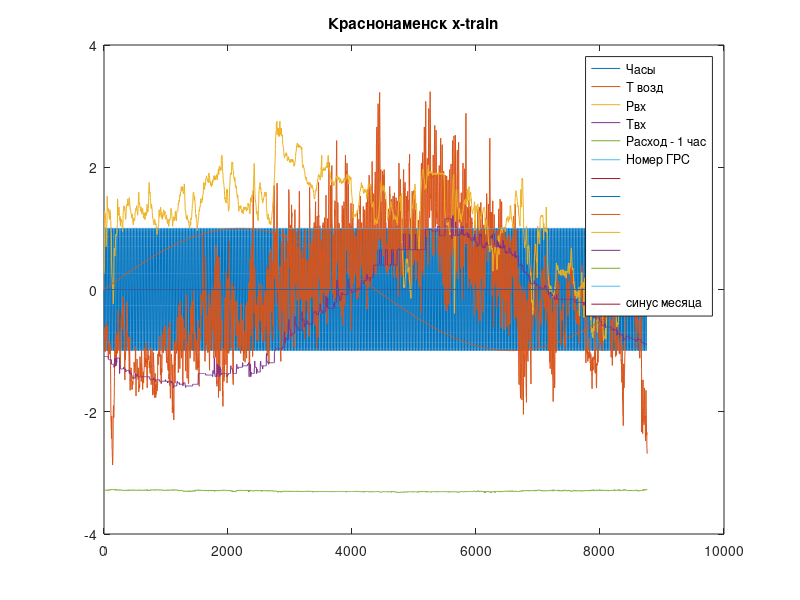
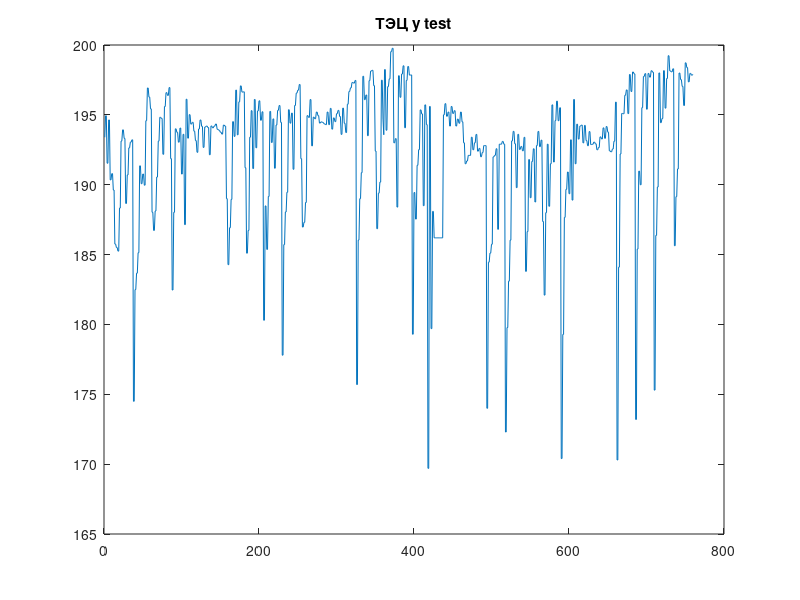

Recreate these plots in MATLAB, in order. (Note: this script raises an error after producing the figures.)
%скрипт для обучения нейросети для ГРС
clear
%%
load x_9
load temper
load data_zelenograds
load data_Kaliningrad_1
load data_Kaliningrad_2
load data_sovetsk %соединенный
load dataGIS
load data_tec2
%% конкатенируем температуру и Х
for i = 1:4
    x{i} = [t1';x{i}]; %'
end
%%
% idx = [idx_1,idx_2,idx_3,idx_4,idx_3_1,idx_3_2,idx_3_4,idx_3_6,idx_5_1,idx_5_2,idx_8_1,idx_8_2];
% for i = 5:16
%     x{i} = [t1(1:idx(i-4),2)';x{i}];
%     x{i} = [t1(1:idx(i-4),1)';x{i}];
% end
%%    
%%
x{5} = [t1(1:idx_1,2)';x{5}]; %
x{5} = [t1(1:idx_1,1)';x{5}]; %
x{6} = [t1(idx_2:end,2)';x{6}]; %
x{6} = [t1(idx_2:end,1)';x{6}]; %
x{7} = [t1(1:idx_3,2)';x{7}]; %
x{7} = [t1(1:idx_3,1)';x{7}]; %
x{8} = [t1(idx_4:end,2)';x{8}]; %
x{8} = [t1(idx_4:end,1)';x{8}]; %
x{9} = [t1(1:idx_3_1,2)';x{9}]; %
x{9} = [t1(1:idx_3_1,1)';x{9}]; %
x{10} = [t1(idx_3_2+1:idx_3_3,2)';x{10}]; %
x{10} = [t1(idx_3_2+1:idx_3_3,1)';x{10}]; %
x{11} = [t1(idx_3_4+1:idx_3_5,2)';x{11}]; %
x{11} = [t1(idx_3_4+1:idx_3_5,1)';x{11}]; %
x{12} = [t1(idx_3_6:end,2)';x{12}]; %
x{12} = [t1(idx_3_6:end,1)';x{12}]; %
x{13} = [t1(1:idx_5_1,2)';x{13}]; %
x{13} = [t1(1:idx_5_1,1)';x{13}]; %
x{14} = [t1(idx_5_2:end,2)';x{14}]; %
x{14} = [t1(idx_5_2:end,1)';x{14}]; %
x{15} = [t1(1:idx_8_1,2)';x{15}]; %
x{15} = [t1(1:idx_8_1,1)';x{15}]; %
x{16} = [t1(idx_8_2:end,2)';x{16}]; %
x{16} = [t1(idx_8_2:end,1)';x{16}]; %
%% можно удалить какие-то переменные на входе
for i = 1:numel(x)-2 % для грс
    x{i}([4,6],:) = []; % удаляем переменные на входе. 1 - Часы, 2 - Т возд, 3-Рвх, 4 - Рвых, 5 - Твых, 6 - Q Расход
end
%%
for i = numel(x)-1:numel(x) % для гис
    x{i}([2,3],:) = []; % удаляем переменные на входе. 1 - Часы, 2 - Т возд, 3-Рвх, 4 - Рвых, 5 - Твых, 6 - Q Расход
end
%%
x{17} = [t1,t9]';
%%
for i = 1:numel(x)
    x{i}(1,:) = sin(x{i}(1,:)/24*2*pi);% замена дней на синус дней
    x{i}(end+1,:) = sin((1:numel(x{i}(1,:)))/numel(x{i}(1,:))*2*pi);%добавили строку, означающую месяц и взяли сиинус
end

%% формируем строку ответов, это расход
for i = 1:numel(x)
     y{i} = x{i}(5,1:end);
end
%% подали выходную переменную саму на себя, сдвинув на 1 шаг
for i = 1:numel(x)
    x{i}(5,1:end-1) = x{i}(5,2:end);
    %было x{i} = [x{i}(:,2:end)];
end
%% формируем обучающую и тестовую выборки, сначала берем первые 3 ячейки целиком,потому что в 4-й будем отделять часть данных для тестовой выборки
x_train = x(1:16);% обучающая выборка для входного параметра, первые 3 ГРС
y_train = y(1:16); % обучающая выборка для выходного параметра, первые 3 ГРС
%%
N_split = 8000;
x_train{17} = x{17}(:,1:N_split);% обучающая выборка для входного параметра, часть из 4 ГРС
y_train{17} = y{17}(1:N_split); % обучающая выборка для выходного параметра, часть из 4 ГРС

x_test = x{17}(:,N_split+1:end);
y_test = y{17}(N_split+1:end); 
%% Получаем параметры нормировки
for i=1:numel(x_train)% число ячеек - грс в массиве х
    for j = 2:5  % число нормируемых входных  переменных в каждой грс в массиве x_train
    m(j) = mean(x_train{i, 1}(j,1:end));
    s(j) = std(x_train{i, 1}(j,1:end));
    end
end
%% Нормировка x_train
for i=1:numel(x_train)% число ячеек - грс в массиве х
    for j = 2:5 % число нормируемых строк-входных  переменных в каждой грс в массиве х
    x_train{i, 1}(j,1:end) = (x_train{i, 1}(j,1:end) - m(j))./s(j);
    end
end
%% Нормировка x_test

for j = 2:5 % число нормируемых строк-входных  переменных в каждой грс в массиве х
    x_test(j,1:end) = (x_test(j,1:end) - m(j))./s(j);
end
%% Валидация: случайным образом из 16 временных рядов: 
n_split = 0.8; % 80% данных на обучение и 20% на валидацию
rng(1) % генератор случайных чисел - для повторяемости
n = randi([1,16]); % генерируем случайное число между 1 и 16 
n_val = numel(y_train{n}); % количество элементов в train
n_train = round(n_val*n_split);

x_val = x_train{n}(:,n_train+1:end);
x_train{n} = x_train{n}(:,1:n_train);

y_val = y_train{n}(n_train+1:end);
y_train{n} = y_train{n}(:,1:n_train);


 
%%
figure
plot(x_train{1}');
title("Краснонаменск x-train");
legend("Часы", "Т возд", "Рвх", "Твх", "Расход - 1 час", "Номер ГРС"," ", " "," "," ", " ", " ", " ", "синус месяца");
% figure
% plot(x_train{10}');
% title("Калиниград 2 x train");
% legend("Часы", "Т возд", "Рвх", "Твх", "Расход - 1 час", " ", "Номер ГРС"," "," "," ", " ", " ", " ", "синус месяца");
% figure
% plot(x_train{11}');
% title("Калиниград 2 x train");
% legend("Часы", "Т возд", "Рвх", "Твх", "Расход - 1 час", " ", "Номер ГРС"," "," "," ", " ", " ",  " ","синус месяца");
figure
plot(x_train{17}');
title("ТЭЦ x train");
legend("Часы", "Т возд", "Рвх", "Твх", "Расход - 1 час", " ", "Номер ГРС"," "," "," ", " ", " ", " ", "синус месяца");
%%
x_train = x_train';
y_train = y_train';
% %%
% x_test = x{17}(:,8001:end);% тестовая выборка, вторая часть из 4 ГРС
% y_test = y{17}(8001:end);% тестовая выборка для выходного параметра
%%
plot(x_test');
title("ТЭЦ x test");
legend("Часы", "Т возд", "Рвх", "Твх", "Расход - 1 час", " ", " "," "," ", " ", " "," ", "Номер ГРС", "синус месяца");
%%
plot(y_test);
title("ТЭЦ y test");
%%
layer = [sequenceInputLayer(16), lstmLayer(128),fullyConnectedLayer(1), regressionLayer];
%%
ops = trainingOptions("adam","Plots","training-progress",'MaxEpochs',100, "ValidationData", {x_val, y_val}, ...
    "InitialLearnRate", 0.01, "LearnRateSchedule", "piecewise", "LearnRateDropPeriod", 40, "LearnRateDropFactor", 0.3,'MiniBatchSize', 1);
%%
net = trainNetwork(x_train, y_train, layer, ops);
%%
save net_gts_all net;
%%
y_pred = predict(net,x_test);
% plot(y_pred)
% hold on
% plot(y_test)
% title("Forecast with test before")
% %%
% figure 
difference = y_pred - y_test;
% plot(difference);
% title("Difference for test before")
%%
% y_pred_all = predict(net,x);
% figure 
% plot(y_pred_all{end});
% hold on
% plot(y{end});
% title("Forecast all before")
%%
rmse_before = sqrt(mean((difference).^2)); % Calculate the root-mean-square error (RMSE).
%%
figure
subplot(2,1,1)
plot(y_test)
hold on
plot(y_pred,'.-')
hold off
legend(["ТЭЦ Observed before" "ТЭЦ Predicted before"])
ylabel("Cases")
title("ТЭЦ Forecast for test before")
%%
subplot(2,1,2)
stem(y_pred - y_test)
xlabel("Month")
ylabel("Error")
title("RMSE before = " + rmse_before)
%%
net = resetState(net);% Сброс состояния сети предотвращает влияние предыдущих прогнозов на прогнозы новых данных. 
net = predictAndUpdateState(net,x_train,'MiniBatchSize', 1); % затем инициализируйте состояние сети, предсказав обучающие данные.
%% Predict on each time step. For each prediction, predict the next time step using the observed value of the previous time step. 
y_pred = [];
for k = 1:length(x_test)
    [net,y_pred(:,k)] = predictAndUpdateState(net,x_test(:,k),'MiniBatchSize', 1);
end
%% 
% y_pred = predict(net,x_test);
% figure
% plot(y_pred)
% hold on
% plot(y_test)
%%
% figure 
difference = y_pred - y_test;
% plot(difference);
%%
% y_pred_all = predict(net,x);
% figure 
% plot(y_pred_all{end});
% hold on
% plot(y{end});
%%
rmse = sqrt(mean((difference).^2)); % Calculate the root-mean-square error (RMSE).
%%
figure
subplot(2,1,1)
plot(y_test)
hold on
plot(y_pred,'.-')
hold off
legend(["Observed" "Predicted"])
ylabel("Cases")
title("Forecast with Updates")
%%
subplot(2,1,2)
stem(y_pred - y_test)
xlabel("Month")
ylabel("Error")
title("RMSE = " + rmse)